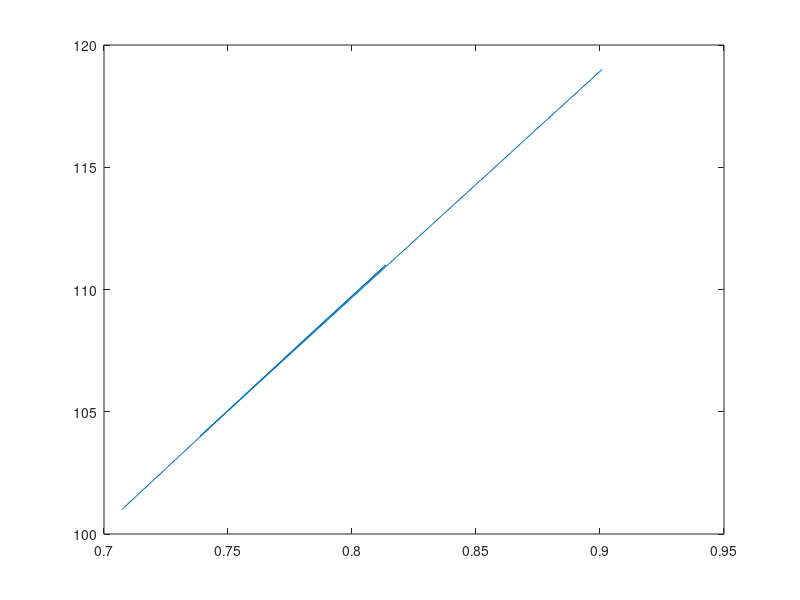

The MATLAB script that drew this image:
% preemphase
% can be easily realised by filter function
% filter([1 -a], 1, y);

[w,h] = freqz([1 -0.9], 1, 'whole', 512);
plot(w, abs(h));